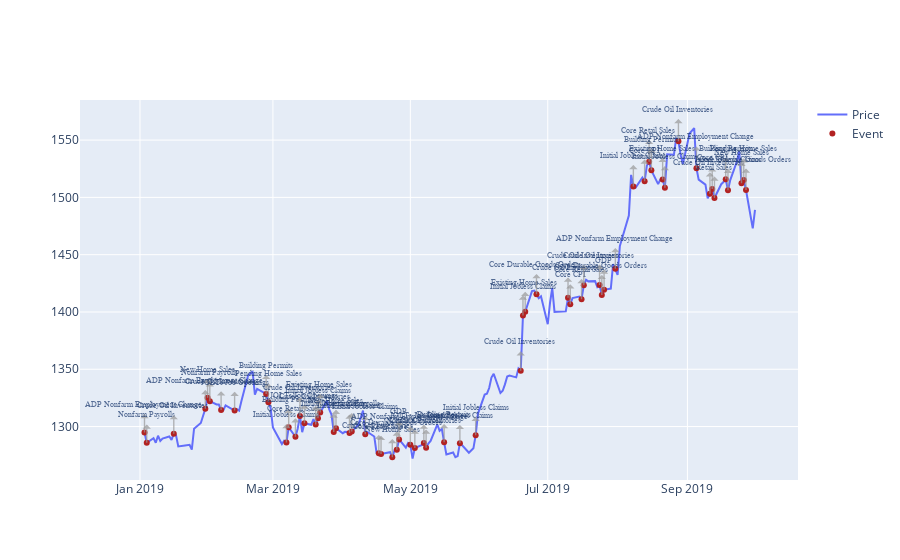

Notebook cell for this chart:
### Code cell
fig = go.Figure()
annotations=[]
fig.add_trace(go.Scatter(x=end['Date'], y=end['Close'],
                    mode='lines',
                    name='Price'))
fig.add_trace(go.Scatter(x=justnews['Date'], y=justnews['Close'],
                    mode='markers',
                    name='Event',
                    line=dict(color='firebrick', width=4,
                              dash='dash'),                    
                    )
 )

for index, row in justnews.iterrows():
        annotations.append( dict(
                            # title = 'Gold Price Time',
                            text=row['Description'],
                            x=row['Date'],
                            y=row['Close'],
                            xref="x", 
                            yref="y",
                            showarrow=True,
                            ax=0,
                            ay=-(row['Close'] / 70),
                            arrowcolor ='#999999',
                            arrowsize=0.3,
                            arrowwidth=1.4,
                            bordercolor='#A0C49D',
                            captureevents =True,
                            opacity = 0.7,
                            hovertext=f"{row['Description']} \n {row['Close']}",
                            clicktoshow="onoff",
                            
                            xanchor= 'auto',
                            yanchor = 'bottom',
                            arrowhead= 1,
                            arrowside ='start' ,
                            borderpad=5,
                            borderwidth=0,  
                            
                            hoverlabel= dict(
                                bgcolor='#DDE6ED',
                                bordercolor='#19376D',
                            ),
                            font=dict(
                                color='#19376D',
                                family="Balto",
                                size=8
                            )
                            
                            
                            )
        )

fig.update_layout(annotations=annotations)
fig.show()
